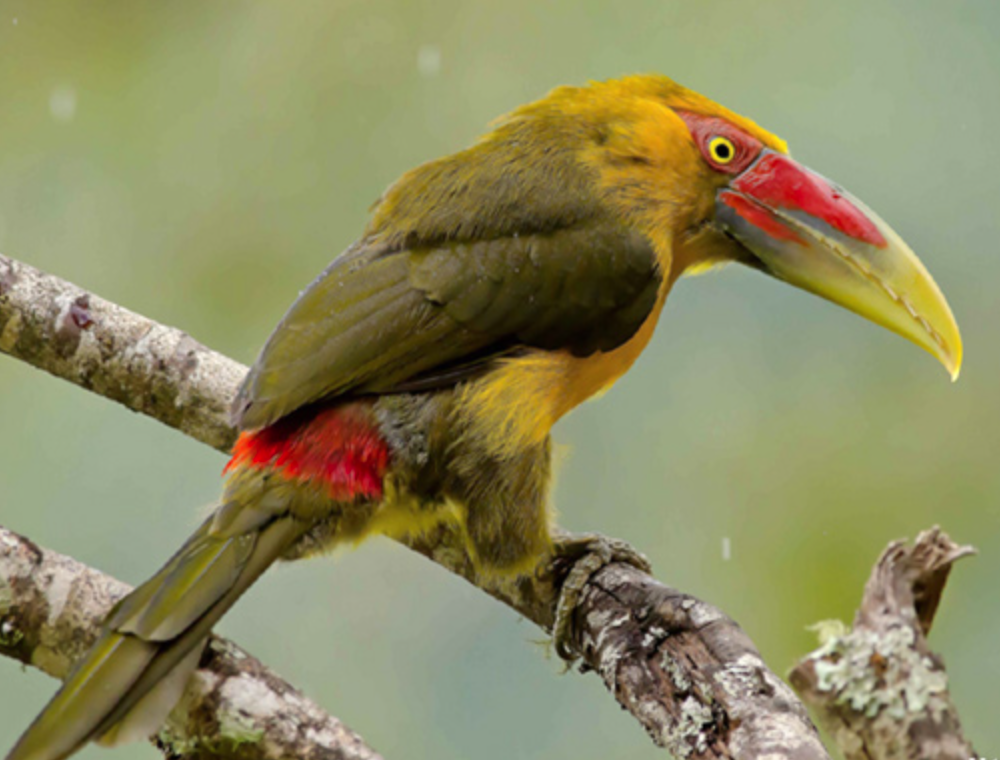
#> input picture _05cnn/bird2.png, 1000 x 760 px
$ python cnn.py
#> lines starting #> are read from the running program, lines starting #| are printed output that depends on the picture
#coding=utf-8
import numpy as np
import matplotlib.pyplot as plt
# activity_functor = lambda x: x if x>0 else 0
# derivative_functor = 1
activity_functor =lambda x: 1.0/(1+np.exp(-x))
derivative_functor = lambda x: x * (1-x)

class ConvlvedLayer:
    def __init__(self,input_size, kernel_size, kernel_num, learning_rate, a_func, d_func):
       '''
       数据初始化
       :param input_size: (h,w,d)
       :param kernel_size: (h,w,d)的深度必须与输入数据一致
       :param kernel_num: 卷积核的个数
       :param learning_rate: float
       :param a_func: 激活函数
       :param d_func: 激活函数导数函数
       '''
       # 数据定义
       self.kernel_num = kernel_num
       self.kernel_size = kernel_size
       self.kernels = np.random.uniform(-0.1, 0.1,
                                        (self.kernel_size[0],
                                         self.kernel_size[1],
                                         self.kernel_size[2],
                                         self.kernel_num))
       # 计算输出大小
       h = input_size[0] - kernel_size[0] + 1
       w = input_size[1] - kernel_size[1] + 1
       self.o_size = (h, w, self.kernel_num)

       self.values = np.zeros(self.o_size, np.float32)

       self.bais = np.random.uniform(-0.01, 0.01, self.o_size)

       self.a_func = a_func
       self.d_func = d_func
       self.learning_rate = learning_rate

    def forward(self, input_data):
        self.input_data = input_data
        # 向前计算卷积
        # 1. 卷积运算 input_data * kernel
        for d in range(self.o_size[2]):
            for y in range(self.o_size[0]):
                for x in range(self.o_size[1]):
                    # 1.1 在input中取一个子块
                    sub_data = self.input_data[
                        y:y + self.kernel_size[0],
                        x:x + self.kernel_size[1],:]
                    # 1.2 卷积运算值
                    self.values[y,x,d] = (sub_data * self.kernels[:,:,:,d]).sum()

        # 2. 加上偏置值
        self.values += self.bais
        # 3. 激活函数
        self.values = self.a_func(self.values)


    def backward(self, delta):
        # print(delta.shape, self.values.shape)
        # 向后更新权重
        # 条件: 下层误差项,输入数据
        # 1. 根据权重矩阵，定义梯度矩阵
        self.w_grads = np.zeros(self.kernels.shape,np.float32)
        self.b_grads = np.zeros(self.values.shape,np.float32)
        # 2. 根据梯度矩阵进行循环，计算每个梯度值
        for num in range(self.kernels.shape[3]):
            for d in range(self.kernels.shape[2]):
                for y in range(self.kernels.shape[0]):
                    for x in range(self.kernels.shape[1]):
                        # 3. 根据梯度位置，按照误差项的大小，在输入区域找到区域
                        self.w_grads[y,x,d,num] = (self.input_data[
                                    y:y+self.values.shape[0],
                                    x:x+self.values.shape[1],
                                    d] * delta[:,:,num]).sum()
                        self.b_grads[y, x, num] = delta[:, :, num].sum()
                        # 4. 算出区域与误差矩阵的叉乘的和
        self.kernels -= self.learning_rate * self.w_grads
        self.bais -= self.learning_rate * self.b_grads
        self.delta = np.zeros(self.input_data.shape,np.float32)
        # 对下层delta补边
        padding_w = (self.input_data.shape[1] + self.kernels.shape[1] - self.values.shape[1] - 1) / 2
        padding_h = (self.input_data.shape[0] + self.kernels.shape[0] - self.values.shape[0] - 1) / 2
        padding_delta = np.array((padding_h,padding_w,self.values.shape[2]), np.float32)
        padding_delta[
            padding_h:padding_h+self.values.shape[0],
            padding_w,padding_w+self.values.shape[1],:] = delta
        # 传递误差项(上一层的误差项)
        for d in range(self.delta.shape[2]):
            for y in range(self.delta.shape[0]):
                for x in range(self.delta.shape[1]):
                    # self.delta[y,x,d] = self.delta[y,x,d+1]
                    # 取区域
                    sub_p = padding_delta[
                            y:y+self.kernels.shape[0],
                            x:x+self.kernels.shape[1],:]
                    self.delta[y,x,d] = (sub_p * self.kernels[:,:,d,:]).sum()

# 测试代码
layer = ConvlvedLayer(
    input_size= (760, 1000, 3),
    kernel_size= (3,3,3),
    kernel_num= 3,
    learning_rate= 0.001,
    a_func= activity_functor,
    d_func= derivative_functor)

# 准备数据
img = plt.imread("bird2.png")
#> img is the input picture: shape (760, 1000, 4) float32; mean R, G, B, A 0.552, 0.54, 0.379, 1
img = img[:,:,0:3]
#> img: shape (760, 1000, 3) float32
layer.forward(img)
#> after the loop in forward, `for d in range(self.o_size[2]):`:
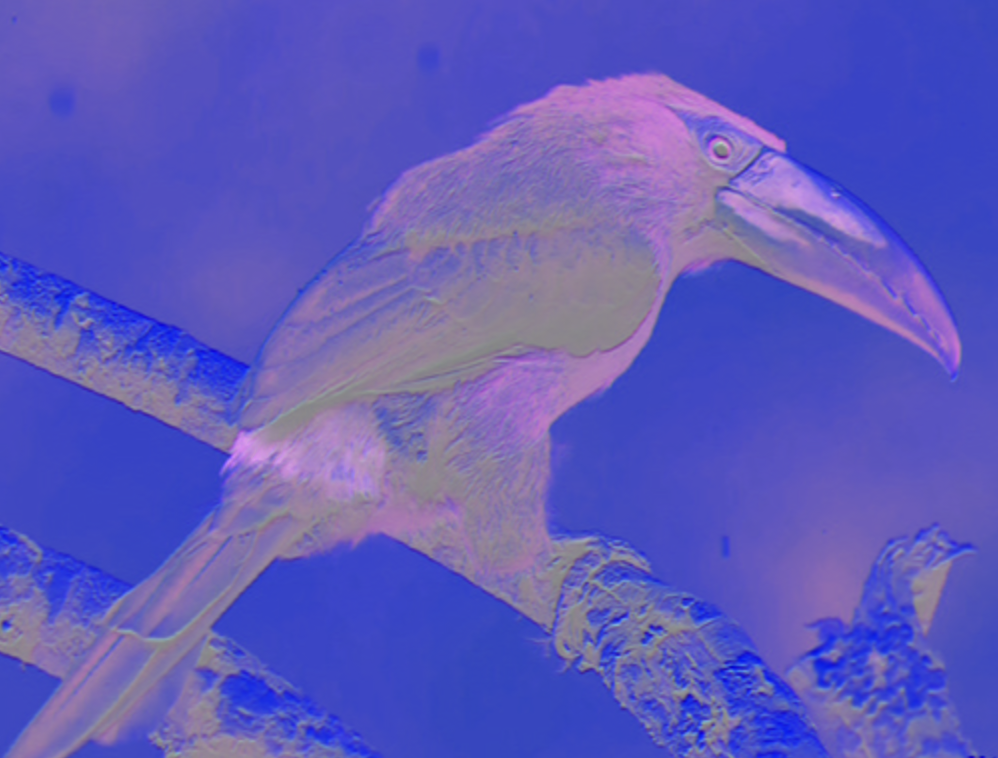
#> self.values: shape (758, 998, 3) float32; mean R, G, B -0.0599, -0.0675, 0.0787; drawn with min black and max white
#> in forward, `self.values = self.a_func(self.values)`:
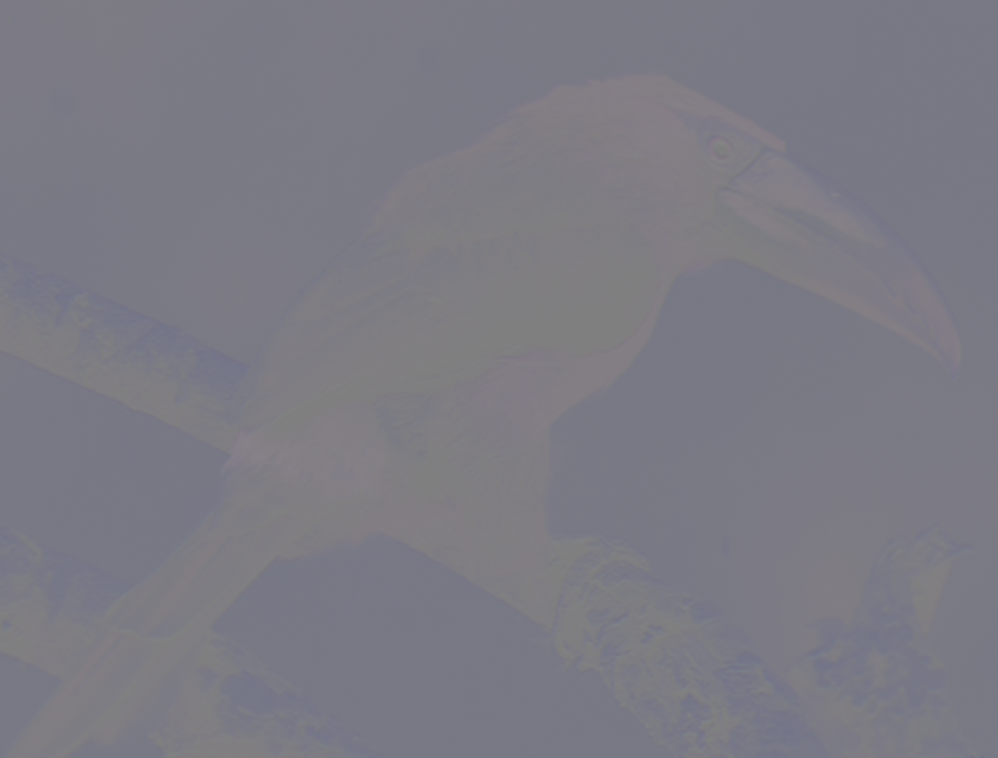
#> self.values: shape (758, 998, 3) float32; mean R, G, B 0.485, 0.483, 0.52

# plt.imshow(layer.values[:,:,0])
# plt.show()


# 构造一个误差矩阵(因为没有输出层，一般不会使用卷积层做输出层)
# 虚拟一个误差矩阵
d_d = 3
d_h = (img.shape[0]-3) + 1
#> d_h = 758
d_w = (img.shape[1]-3) + 1
#> d_w = 998
delta_size = (d_h, d_w, d_d)
#> delta_size = (758, 998, 3)
delta = np.ones(delta_size, np.float32)
layer.backward(delta)
#> after the loop in backward, `for num in range(self.kernels.shape[3]):`:
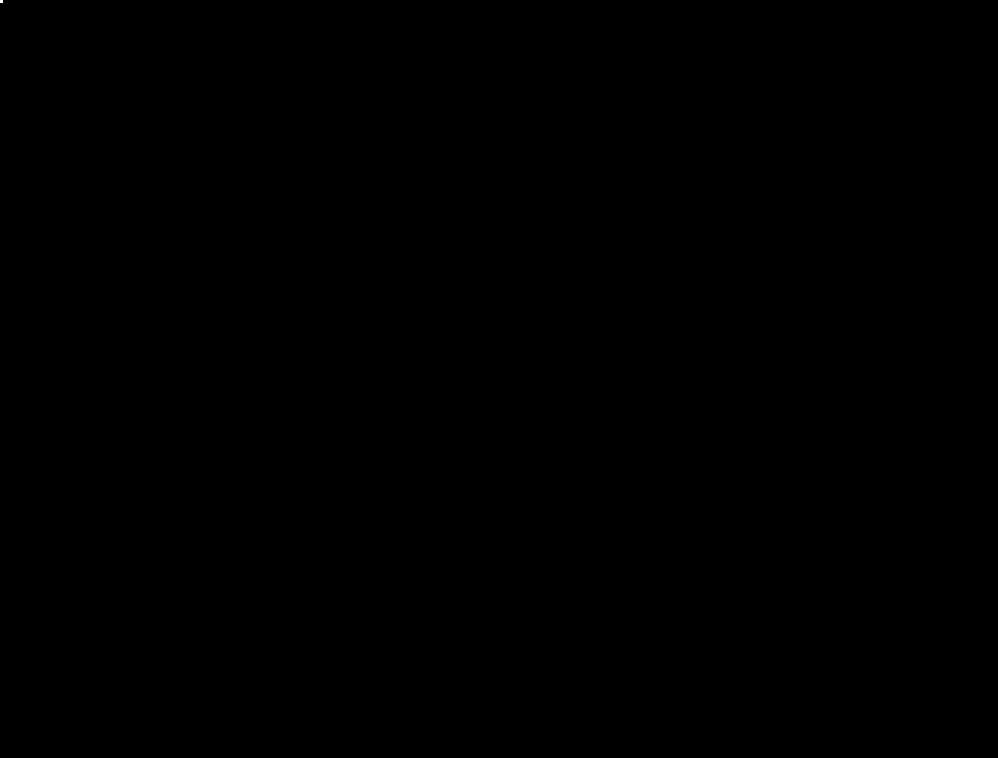
#> self.b_grads: shape (758, 998, 3) float32; values 0 (black) and 756484 (white), 0% white; 1 white region (1 under 20 px)
#> (the run stopped early here; a loop or call above may not have finished)
